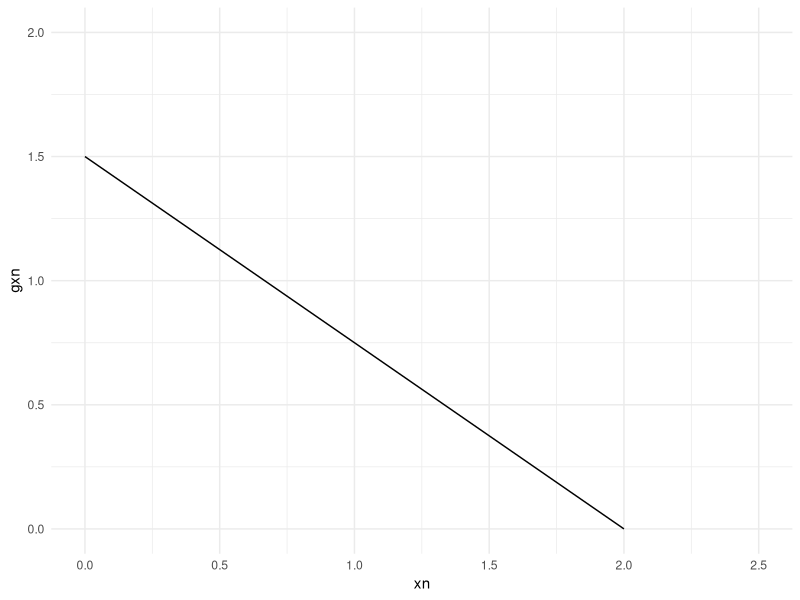
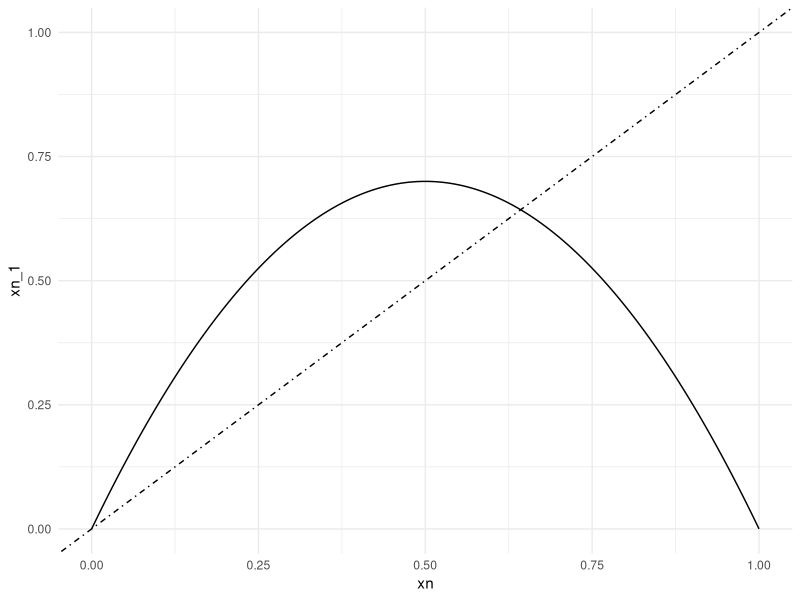

The R script that drew these images, in order:
# Clear the environment
rm(list = ls())

# Introduction to Discrete-Time Models
packages <- c("dplyr", "tidyverse", "readxl", "ggplot2", "ggpubr", "patchwork")

# Install required packages
install_load_packages <- function(list_of_packages){
  for (package in list_of_packages){
    if (! package %in% installed.packages()){
      install.packages(package)
    }
    library(package, character.only = TRUE)
  }
}

install_load_packages(packages)

# Geometric growth model
# Define the growth rate parameter
r1 <- 1.5
r2 <- 0.8

# The growth model function
# Draw a diagonal line on the second-iterate function
geometric_growth <- function(n, xn, r){
  # Define the length of the outputs
  n_length <- length(n)
  x <- numeric(n_length)
  
  # Define initial conditions
  x[1] <- xn[1]
  
  for (n in 1:length(x)){
    x[n+1] <- r*x[n]
  }
  return(x)
}

n <- 1:10
xn <- 0.1
df1 <- geometric_growth(n, xn, r1)
df2 <- geometric_growth(n, xn, r2)


# Check the growth rate
(df1[2]-df1[1])/df1[1]
(df1[3]-df1[2])/df1[2]

(df2[2]-df2[1])/df2[1]
(df2[3]-df2[2])/df2[2]

# Density independent
# Indeed the growth rate is constant (0.5 and -0.2), no matter what the previous xn is

# Plot 2.14(a)
# When the xn = K, r = 0; when xn = 0, g(xn) or x[n+1] = r


# The discrete logistic model function
discrete_logistic_model <- function(n, r, K){
  # Define the length of the outputs
  n_length <- length(n)
  x <- numeric(n_length)
  
  # Define initial conditions
  xn[1] <- 0
  xn[2] <- K
  
  for (n in 1:length(x)){
    x[n] <- r*(1-xn[n]/K)
  }
  return(x)
}

n <- 1:2
r <- 1.5
K <- 2


df <- data.frame(xn = c(0, K), gxn = discrete_logistic_model(n, r, K))

# The plot with x-intercept and y-intercept
ggplot(df, aes(x = xn, y = gxn)) +
  geom_line()+
  xlim(0, 2.5)+
  ylim(0, 2)+
  theme_minimal()


# The parabola with diagonal line
parabola <- function(xn, r){
  # Define the length of the outputs
  n_length <- length(xn)
  x <- numeric(n_length)
  
  # Define parameter values
  K <- 1
  
  for (n in seq_along(x)){
    x[n] <- r*xn[n]*(1-(xn[n]/K)) 
  }
  return(x)
}

start <- 0
end <- 1
x_length <- 500
xn <- seq(start, end, length.out = x_length)
r1 <- 2.8

df_parabola_xn <- xn
df_parabola_xn_1 <- parabola(xn, r1)
df_parabola1 <- data.frame(xn = df_parabola_xn, xn_1 = df_parabola_xn_1)

# Draw the parabola and the diagonal line
parabola_plot <- function(df_parabola){
  ggplot(df_parabola1, aes(x = xn, y = xn_1)) +
    geom_line()+
    theme_minimal()+
    geom_abline(intercept = 0, slope = 1, linetype = "dotdash")+
    coord_cartesian(xlim = c(0,1), ylim = c(0,1))
}

# Plot the parabola
parabola1 <- parabola_plot(df_parabola1)
parabola1

